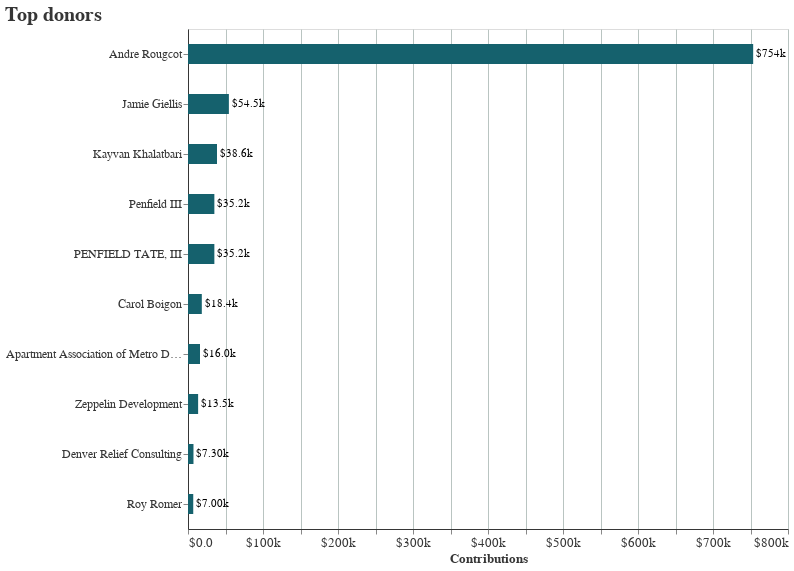

Notebook cell for this chart:
### Code cell
donor_totals_top_10_chart = alt.Chart(donor_totals_top_10).mark_bar().encode(
    x=alt.X('amount', axis=alt.Axis(format='$.2s', title='Contributions')),
    y=alt.Y('contributorName', axis=alt.Axis(title='', labelFontSize=12), sort='-x', ),
)

donor_totals_top_10_text = donor_totals_top_10_chart.mark_text(
    align='left',
    baseline='middle',
    dx=3 
).encode(
    text=alt.Text( 'amount:Q', format='$.3s'),
)


(donor_totals_top_10_chart + donor_totals_top_10_text).properties(
    title={
        "text":"Top donors",
#         "subtitle":"Cash raised as of March 12, 2023"
    },
    height=500,
    width=600
)

### Figure 1 — Vega-Lite specification as saved in the notebook (floating-point values rounded to 4 significant figures)
{"width": 600, "config": {"arc": {"fill": "#15616D"}, "area": {"fill": "#15616D"}, "bar": {"size": 20, "binSpacing": 10, "continuousBandSize": 5, "fill": "#15616D", "stroke": false}, "circle": {"fill": "#15616D", "stroke": "#363636", "strokeWidth": 0.5}, "line": {"stroke": "#15616D"}, "path": {"stroke": "#15616D"}, "point": {"stroke": "#15616D"}, "rect": {"fill": "#15616D"}, "shape": {"stroke": "#15616D"}, "symbol": {"fill": "#15616D"}, "title": {"font": "Roboto Mono", "color": "#363636", "fontSize": 20.0, "anchor": "start"}, "axis": {"titleFont": "Roboto Mono", "titleColor": "#363636", "titleFontSize": 12.8, "labelFont": "Roboto Mono", "labelColor": "#363636", "labelFontSize": 12.8, "gridColor": "#b9c4c1", "domainColor": "#363636"}, "header": {"labelFont": "Roboto Mono", "titleFont": "Roboto Mono", "labelFontSize": 16, "titleFontSize": 16}, "legend": {"titleFont": "Roboto Mono", "titleColor": "#363636", "titleFontSize": 12.8, "labelFont": "Roboto Mono", "labelColor": "#363636", "labelFontSize": 12.8}, "range": {"category": ["#001524", "#15616D", "#ACBDBA", "#FF7D00", "#78290F"], "diverging": ["#850018", "#cd1549", "#f6618d", "#fbafc4", "#f5f5f5", "#93c5fe", "#5091e6", "#1d5ebd", "#002f84"], "heatmap": ["#ffb5d4", "#ff97b8", "#ff7499", "#fc4c78", "#ec245f", "#d2004b", "#b10034", "#91001f", "#720008"], "ramp": ["#ffb5d4", "#ff97b8", "#ff7499", "#fc4c78", "#ec245f", "#d2004b", "#b10034", "#91001f", "#720008"], "ordinal": ["#ffb5d4", "#ff97b8", "#ff7499", "#fc4c78", "#ec245f", "#d2004b", "#b10034", "#91001f", "#720008"]}}, "layer": [{"mark": "bar", "encoding": {"x": {"axis": {"format": "$.2s", "title": "Contributions"}, "field": "amount", "type": "quantitative"}, "y": {"axis": {"labelFontSize": 12, "title": ""}, "field": "contributorName", "sort": "-x", "type": "nominal"}}}, {"mark": {"type": "text", "align": "left", "baseline": "middle", "dx": 3}, "encoding": {"text": {"field": "amount", "format": "$.3s", "type": "quantitative"}, "x": {"axis": {"format": "$.2s", "title": "Contributions"}, "field": "amount", "type": "quantitative"}, "y": {"axis": {"labelFontSize": 12, "title": ""}, "field": "contributorName", "sort": "-x", "type": "nominal"}}}], "data": {"name": "data-094c15c7fcfe8bb8b9d329af45628402"}, "height": 500, "title": {"text": "Top donors"}, "$schema": "https://vega.github.io/schema/vega-lite/v4.17.0.json", "datasets": {"data-094c15c7fcfe8bb8b9d329af45628402": [{"index": 955, "contributorName": "Andre Rougcot", "amount": 753600.0, "split_name": "Andre Rougcot"}, {"index": 6847, "contributorName": "Jamie Giellis", "amount": 54500.0, "split_name": "Jamie Giellis"}, {"index": 9037, "contributorName": "Kayvan Khalatbari", "amount": 38640.0, "split_name": "Kayvan Khalatbari"}, {"index": 13026, "contributorName": "Penfield III", "amount": 35160.0, "split_name": "Penfield III"}, {"index": 12663, "contributorName": "PENFIELD TATE, III", "amount": 35160.0, "split_name": ["PENFIELD", "TATE,", "III"]}, {"index": 2524, "contributorName": "Carol Boigon", "amount": 18410.0, "split_name": "Carol Boigon"}, {"index": 1378, "contributorName": "Apartment Association of Metro Denver Denver Small Donor Committee", "amount": 16000.0, "split_name": ["Apartment", "Association", "of", "Metro", "Denver", "Denver", "Small", "Donor", "Committee"]}, {"index": 16919, "contributorName": "Zeppelin Development", "amount": 13500.0, "split_name": "Zeppelin Development"}, {"index": 4304, "contributorName": "Denver Relief Consulting", "amount": 7300.0, "split_name": ["Denver", "Relief", "Consulting"]}, {"index": 14130, "contributorName": "Roy Romer", "amount": 7000.0, "split_name": "Roy Romer"}]}}
